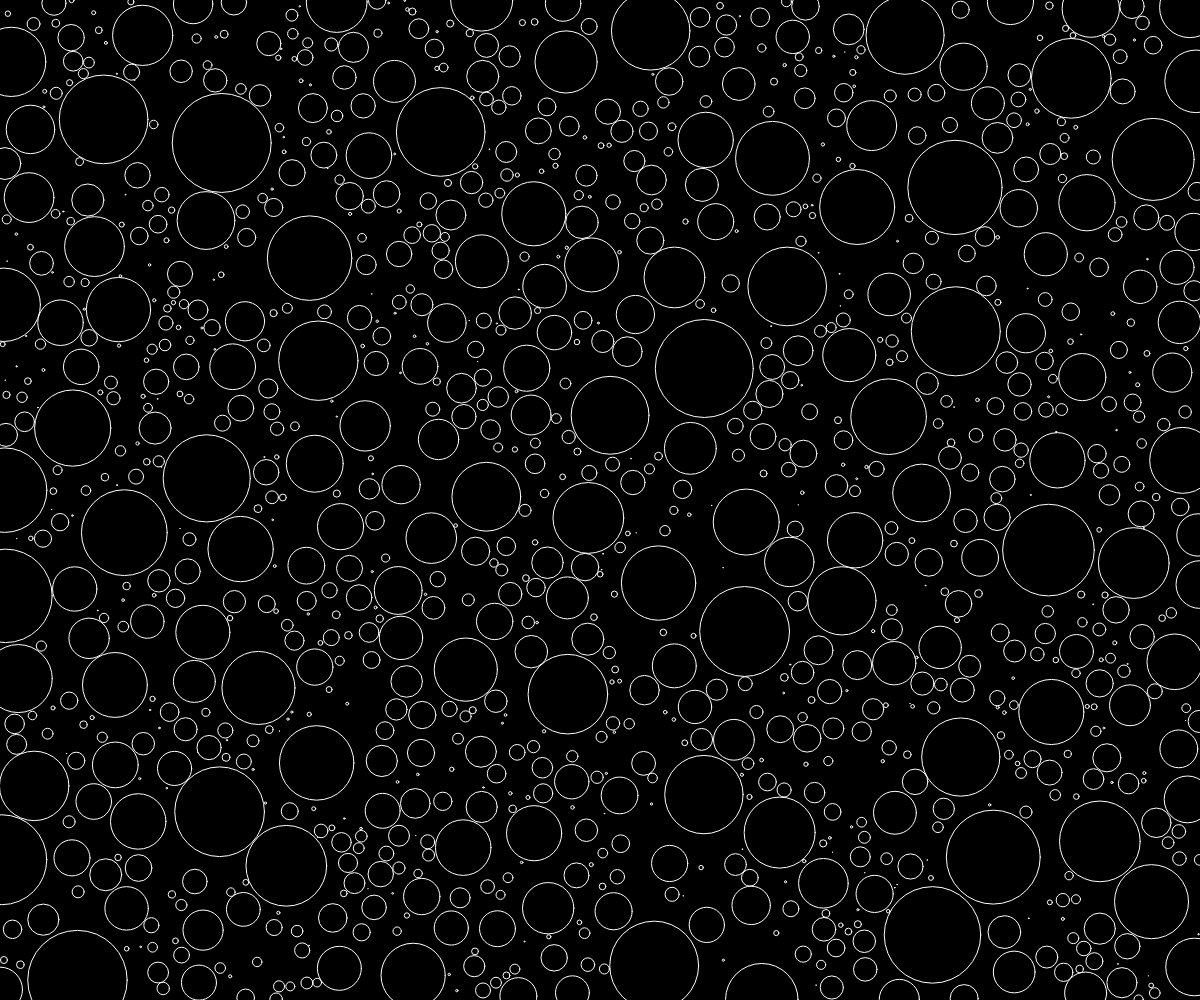
Frame 1 (no input)
Frame 60 (no input): identical to frame 1, image omitted
Frame 120 (the mouse pressed at the canvas centre since frame 60): identical to frame 1, image omitted

The p5.js sketch that drew this single still picture (run headless with seeded random() and noise() and a simulated clock; from frame 60 on, the mouse is pressed at the canvas centre):

// p5.js sketch
// ── sketch.js
const bubbles = [];
function setup() {
  createCanvas(windowWidth, windowHeight);
  for (let i = 0; i < 10000; i++) {
    const circle = { x: random(width), y: random(height), r: random(50) };
    let flag = true;
    for (let j = 0; j < bubbles.length; j++) {
      const distance = dist(circle.x, circle.y, bubbles[j].x, bubbles[j].y);
      if (distance <= bubbles[j].r + circle.r) {
        flag = false;
        break;
      }
    }
    if (flag) {
      bubbles.push(circle);
    }
  }
}

function draw() {
  background(0);
  stroke(255);
  noFill();
  for (let i = 0; i < bubbles.length; i++) {
    ellipse(bubbles[i].x, bubbles[i].y, bubbles[i].r * 2);
  }
}
